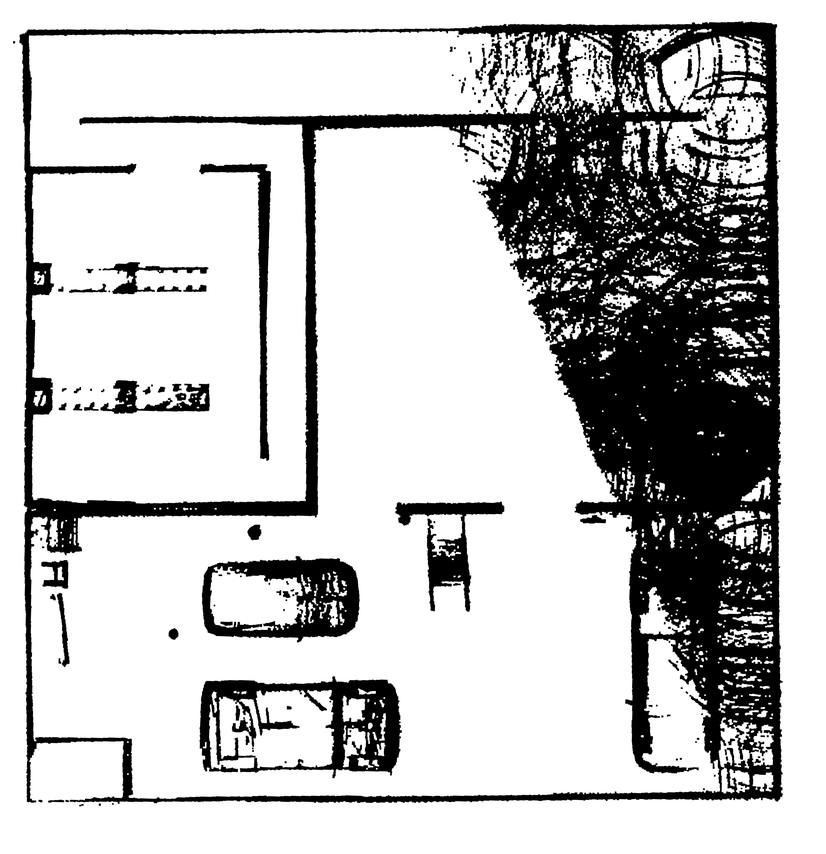
#> input picture src/FAST_LIO/PCD/xu_0.65_inf.png, 826 x 854 px, shrunk from 2121 x 2191 before the run
$ python combine.py
#> lines starting #> are read from the running program, lines starting #| are printed output that depends on the picture
import cv2
import numpy as np

# 加载图像
img1 = cv2.imread('xu_0.65_inf.png', 0)  # 以灰度模式加载图像1
#> img1 is the input picture: shape (854, 826); min 0, max 255, mean 193.2
img2 = cv2.imread('xu_1.1_inf.png', 0)  # 以灰度模式加载图像2
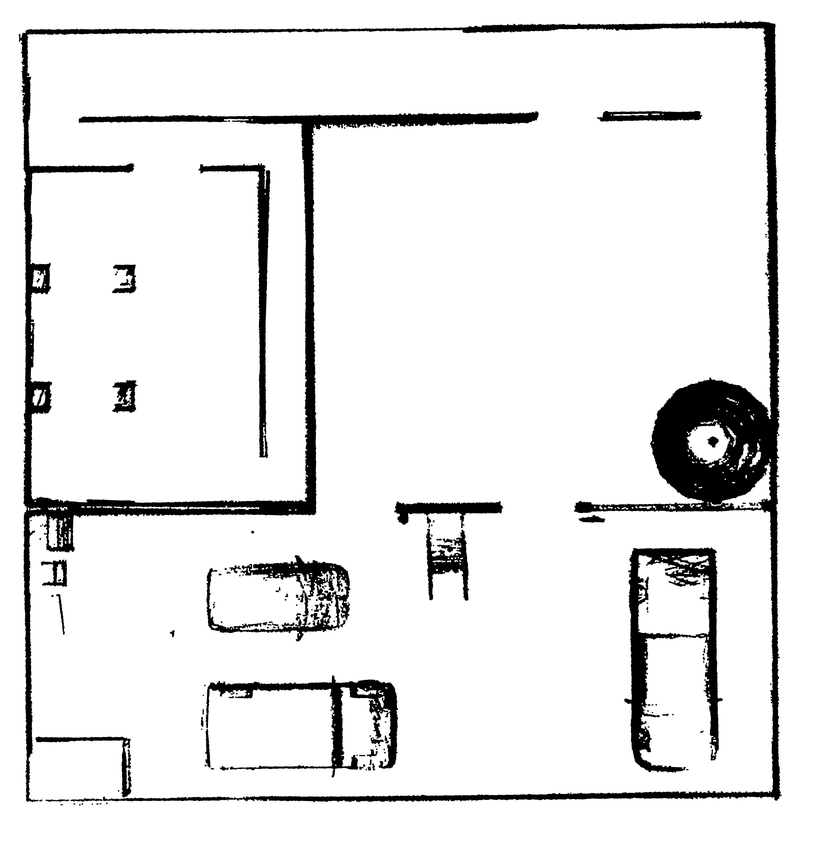
#> input picture src/FAST_LIO/PCD/xu_1.1_inf.png, 826 x 854 px, shrunk from 2121 x 2191 before the run
#> img2 is the input picture: shape (854, 826); min 0, max 255, mean 231.9

# 获取图像的尺寸
height1, width1 = img1.shape
#> height1 = 854; width1 = 826
height2, width2 = img2.shape
#> height2 = 854; width2 = 826

# 确定分割线的位置
split_col1 = width1 // 2  # 图像1的分割线列坐标
#> split_col1 = 413
split_col2 = width2 // 2  # 图像2的分割线列坐标
#> split_col2 = 413

# 创建新的图像来保存合并结果
merged_img = np.zeros((max(height1, height2), split_col1 + (width2 - split_col2)), np.uint8)

# 将图像1的左侧复制到合并图像中
merged_img[:height1, :split_col1] = img1[:, :split_col1]
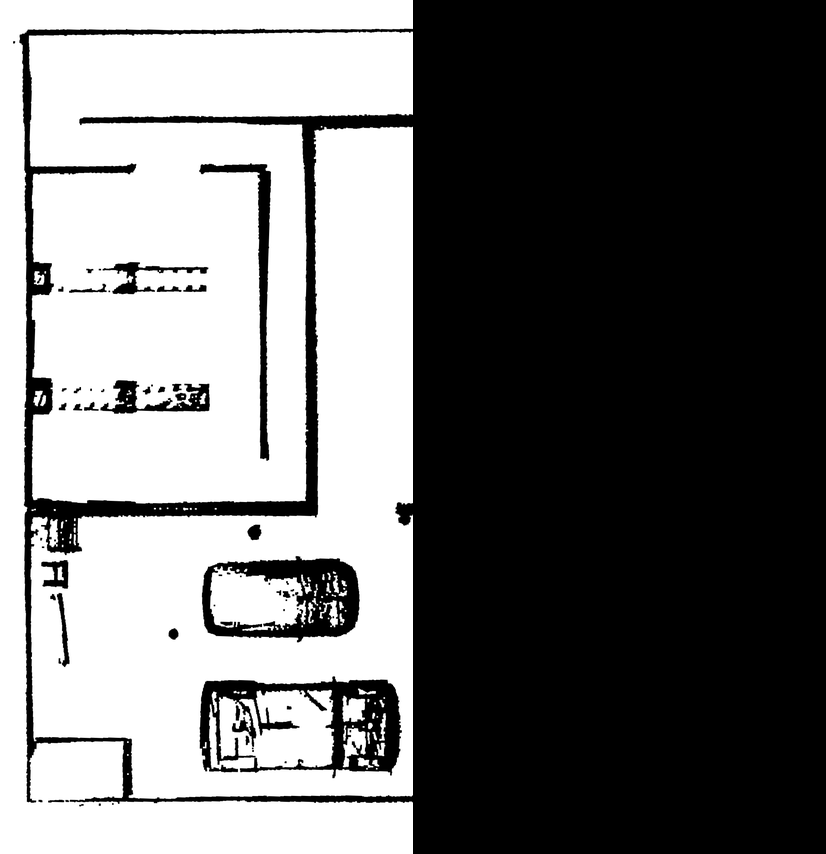
#> merged_img: shape (854, 826); min 0, max 255, mean 111.1

# 将图像2的右侧复制到合并图像中
merged_img[:height2, split_col1:] = img2[:, split_col2:]
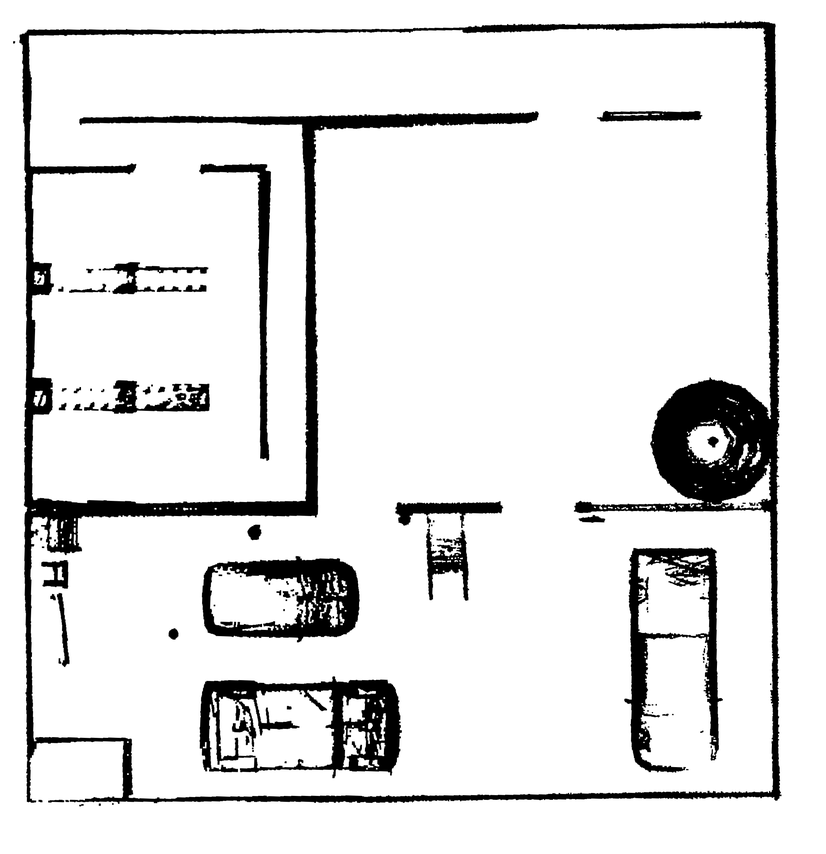
#> merged_img: shape (854, 826); min 0, max 255, mean 226.9

# 显示合并后的图像
cv2.imwrite('final_occupancy_map.png', merged_img)
